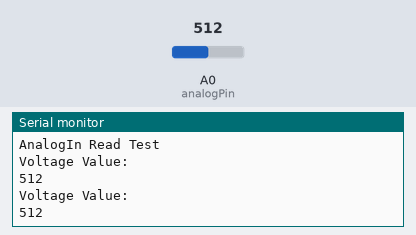
Bench run of a sketch on a simulated Arduino Uno, built with avr-gcc and run on an emulated ATmega328P. Parts: the last lines printed to the serial monitor. The test bench sets the inputs (shaded band); at power-on: A0 (analogPin) = 512.

Above: at 1.8 s.
1.9 s: A0 (analogPin) set to 716
At 2.8 s:
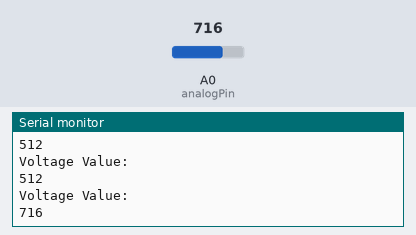
3.4 s: A0 (analogPin) set to 900
At 4.8 s:
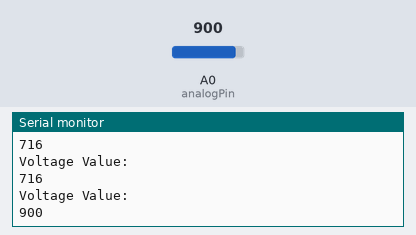
Timing chart, 0 to 6.4 s (numbered marks = the images above; inputs shaded):
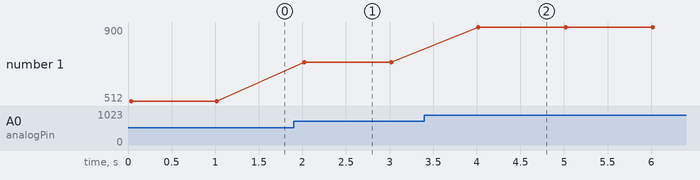

Measured:
- after the input at 1.9 s, the serial monitor: prints a new line after 0.12 s (image 1)
- after the input at 3.4 s, the serial monitor: prints a new line after 0.62 s (image 2)
- plotted number 1: 512 → 716 after the input at 1.9 s, 716 → 900 after the input at 3.4 s

The sketch:

AnalogInReadTest.ino
```cpp
#include "Arduino.h"

const byte analogPin = A0;

// Need actual data for the value of voltage for each color
const int B_RANGE = 50;
const int R_RANGE = 100;
const int Y_RANGE = 150;

void setup() {
  Serial.begin(9600);
  Serial.println("AnalogIn Read Test"); // so I can keep track of what is loaded
}

void loop() {
    int voltage = analogRead(analogPin);
    Serial.println("Voltage Value: ");
    Serial.println(voltage);
    delay(1000);
}
```
